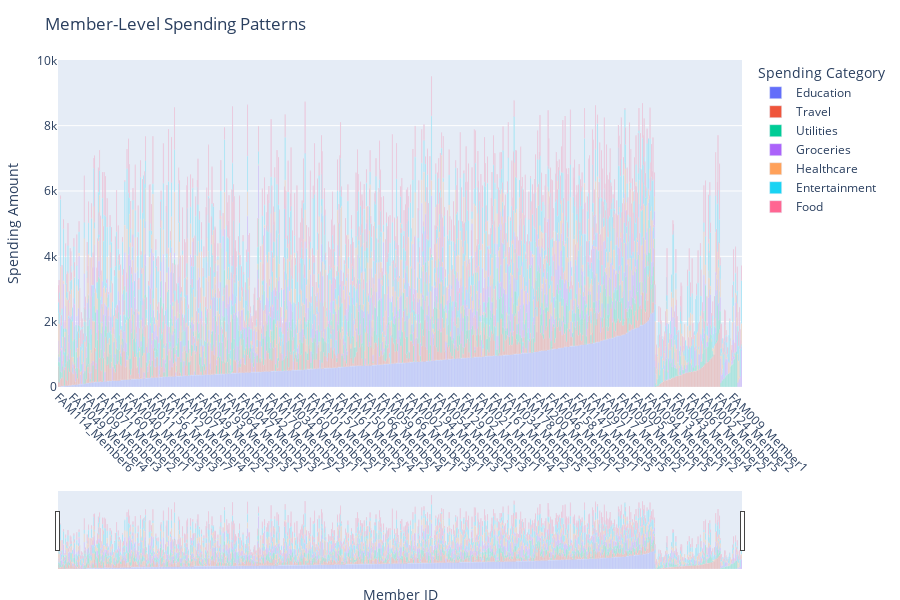

The cell this chart's notebook holds for it:
### Code cell
member_spending_fig = px.bar(
    member_spending.sort_values(by='Amount'),
    x='Member ID',
    y='Amount',
    color='Category',
    title="Member-Level Spending Patterns",
    labels={"Amount": "Spending Amount", "Category": "Spending Category"}
)

# Update layout to add a horizontal scrollbar
member_spending_fig.update_layout(
    xaxis=dict(
        automargin=True,
        tickangle=45,
        title=dict(standoff=15),
        rangeslider=dict(visible=True)  # Adds horizontal scroll
    ),
    height=600,  # Adjust height for better visibility
    margin=dict(l=20, r=20, t=60, b=20),  # Set margins
)

member_spending_fig.show()

### Figure 1 — Plotly figure (JSON) as saved in the notebook; plotly's stock layout.template omitted (floating-point values rounded to 4 significant figures; data arrays with more than 128 entries replaced by an {"elided": "..."} marker saying what was removed)
{"data": [{"alignmentgroup": "True", "hovertemplate": "Spending Category=Education<br>Member ID=%{x}<br>Spending Amount=%{y}<extra></extra>", "legendgroup": "Education", "marker": {"color": "#636efa", "pattern": {"shape": ""}}, "name": "Education", "offsetgroup": "Education", "orientation": "v", "showlegend": true, "textposition": "auto", "type": "bar", "x": {"elided": "808 str values"}, "xaxis": "x", "y": {"elided": "808 float values"}, "yaxis": "y"}, {"alignmentgroup": "True", "hovertemplate": "Spending Category=Travel<br>Member ID=%{x}<br>Spending Amount=%{y}<extra></extra>", "legendgroup": "Travel", "marker": {"color": "#EF553B", "pattern": {"shape": ""}}, "name": "Travel", "offsetgroup": "Travel", "orientation": "v", "showlegend": true, "textposition": "auto", "type": "bar", "x": {"elided": "811 str values"}, "xaxis": "x", "y": {"elided": "811 float values"}, "yaxis": "y"}, {"alignmentgroup": "True", "hovertemplate": "Spending Category=Utilities<br>Member ID=%{x}<br>Spending Amount=%{y}<extra></extra>", "legendgroup": "Utilities", "marker": {"color": "#00cc96", "pattern": {"shape": ""}}, "name": "Utilities", "offsetgroup": "Utilities", "orientation": "v", "showlegend": true, "textposition": "auto", "type": "bar", "x": {"elided": "804 str values"}, "xaxis": "x", "y": {"elided": "804 float values"}, "yaxis": "y"}, {"alignmentgroup": "True", "hovertemplate": "Spending Category=Groceries<br>Member ID=%{x}<br>Spending Amount=%{y}<extra></extra>", "legendgroup": "Groceries", "marker": {"color": "#ab63fa", "pattern": {"shape": ""}}, "name": "Groceries", "offsetgroup": "Groceries", "orientation": "v", "showlegend": true, "textposition": "auto", "type": "bar", "x": {"elided": "808 str values"}, "xaxis": "x", "y": {"elided": "808 float values"}, "yaxis": "y"}, {"alignmentgroup": "True", "hovertemplate": "Spending Category=Healthcare<br>Member ID=%{x}<br>Spending Amount=%{y}<extra></extra>", "legendgroup": "Healthcare", "marker": {"color": "#FFA15A", "pattern": {"shape": ""}}, "name": "Healthcare", "offsetgroup": "Healthcare", "orientation": "v", "showlegend": true, "textposition": "auto", "type": "bar", "x": {"elided": "805 str values"}, "xaxis": "x", "y": {"elided": "805 float values"}, "yaxis": "y"}, {"alignmentgroup": "True", "hovertemplate": "Spending Category=Entertainment<br>Member ID=%{x}<br>Spending Amount=%{y}<extra></extra>", "legendgroup": "Entertainment", "marker": {"color": "#19d3f3", "pattern": {"shape": ""}}, "name": "Entertainment", "offsetgroup": "Entertainment", "orientation": "v", "showlegend": true, "textposition": "auto", "type": "bar", "x": {"elided": "821 str values"}, "xaxis": "x", "y": {"elided": "821 float values"}, "yaxis": "y"}, {"alignmentgroup": "True", "hovertemplate": "Spending Category=Food<br>Member ID=%{x}<br>Spending Amount=%{y}<extra></extra>", "legendgroup": "Food", "marker": {"color": "#FF6692", "pattern": {"shape": ""}}, "name": "Food", "offsetgroup": "Food", "orientation": "v", "showlegend": true, "textposition": "auto", "type": "bar", "x": {"elided": "812 str values"}, "xaxis": "x", "y": {"elided": "812 float values"}, "yaxis": "y"}], "layout": {"barmode": "relative", "height": 600, "legend": {"title": {"text": "Spending Category"}, "tracegroupgap": 0}, "margin": {"b": 20, "l": 20, "r": 20, "t": 60}, "title": {"text": "Member-Level Spending Patterns"}, "xaxis": {"anchor": "y", "automargin": true, "domain": [0, 1], "rangeslider": {"visible": true}, "tickangle": 45, "title": {"standoff": 15, "text": "Member ID"}}, "yaxis": {"anchor": "x", "domain": [0, 1], "title": {"text": "Spending Amount"}}}}
